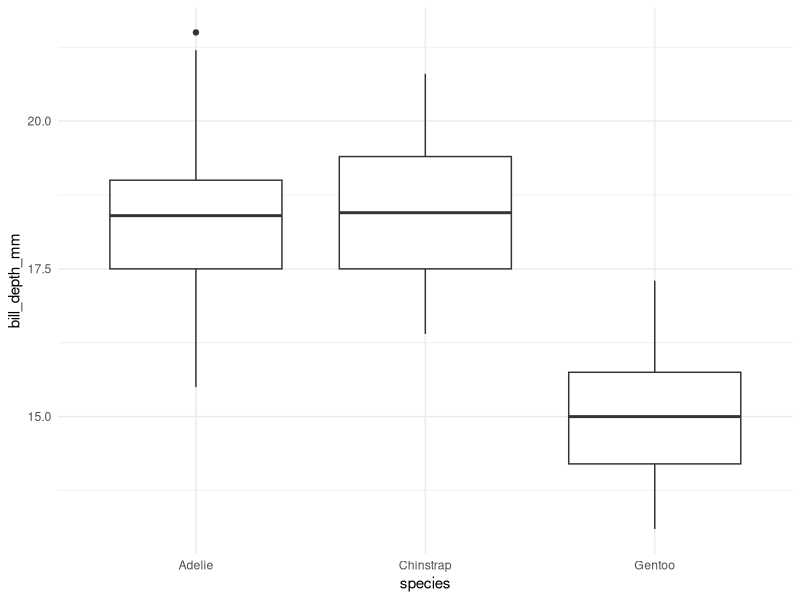

Write R code to recreate this figure.
## ---- chunk 1
#| label: load-data
#| include: false

library(tidyverse)
library(palmerpenguins)
data("penguins")
df <- penguins %>% drop_na()
## ---- chunk 2
#| label: fig-boxplot
#| fig-cap: "Distribution of Culmen Depth by Species"
#| fig-height: 3

ggplot(df, aes(x = species, y = bill_depth_mm)) +
  geom_boxplot() +
  theme_minimal()
